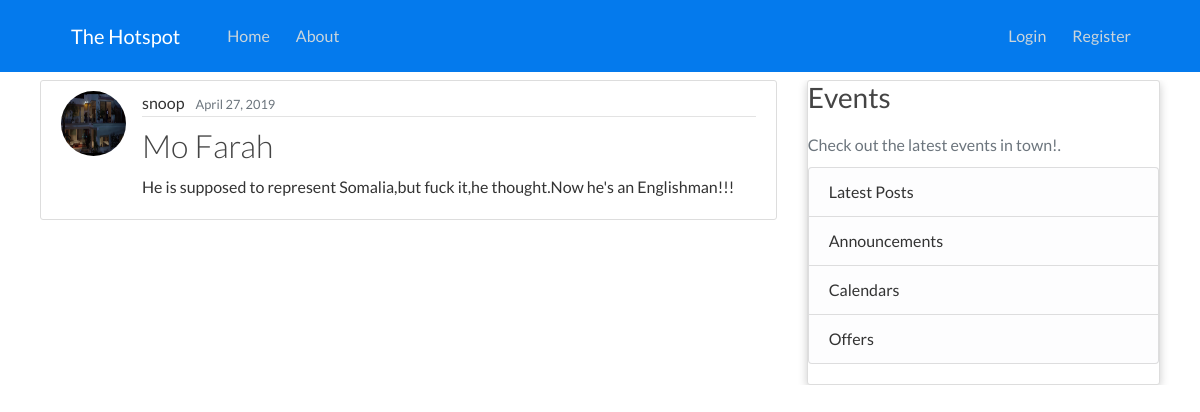
Page /post/6/ on the committed database.
### blog/models.py (models this page shows, shortened)
class Post(models.Model):
    title = models.CharField(max_length=100)
    content = models.TextField()
    date_posted = models.DateTimeField(default=timezone.now)
    author = models.ForeignKey(User, on_delete=models.CASCADE)

### users/models.py (models this page shows, shortened)
class Profile(models.Model):
    user = models.OneToOneField(User, on_delete=models.CASCADE)
    image = models.ImageField(default='default.jpg', upload_to = 'profile_pics' )

### blog/views.py (the view)
# urls.py: path('post/<int:pk>/' , PostDetailView.as_view(), name= 'post-detail' ),
class PostDetailView(DetailView):
    model = Post

### blog/templates/blog/post_detail.html
{%  extends "blog/base.html" %}
{% block content %}
                <article class="media content-section">
                        <img src="{{ post.author.profile.image.url }}" class="rounded-circle article-img">
                      <div class="media-body">
                        <div class="article-metadata">
                          <a class="mr-2" href="#">{{ object.author }}</a>
                          <small class="text-muted">{{ object.date_posted | date:"F d, Y"}}</small>
                        </div>
                        <h2 class="article-title">{{ object.title }}</h2>
                        <p class="article-content">{{ object.content }}</p>
                      </div>
                </article>
{% endblock content %}

### blog/static/blog/style.css (style rules this page uses)
:root { --primary-color: #047aed; --secondary-color: #1c3fa8; --dark-color: #002240; --light-color: #f4f4f4; --success-color: #5cb85c; --error-color: #d9534f; --pegasus-color: #4380B8; }
* { box-sizing: border-box; margin: 0; padding: 0; }
body { font-family: "Lato", sans-serif, Helvetica, Arial; color: #333; line-height: 1.5; }
a { text-decoration: none; color: #333; }
h1, h2 { font-weight: 300; line-height: 1.2; margin: 10px 0; }
p { margin: 10px 0; }
img { width: 100%; }

### blog/static/blog/main.css (style rules this page uses)
body { color: #333333; margin-top: 5rem; }
h1, h2, h3, h4, h5, h6 { color: #444444; }
.content-section { background: #ffffff; padding: 10px 20px; border: 1px solid #dddddd; border-radius: 3px; margin-bottom: 20px; }
.article-title { color: #444444; }
.article-content { white-space: pre-line; }
.article-img { height: 65px; width: 65px; margin-right: 16px; }
.article-metadata { padding-bottom: 1px; margin-bottom: 4px; border-bottom: 1px solid #e3e3e3 }

### rows in the picture
Post: author.profile.image (picture), author "snoop", date_posted "April 27, 2019", title "Mo Farah", content "He is supposed to represent Somalia,but fuck it,he thought.Now he's an Englishman!!!"
